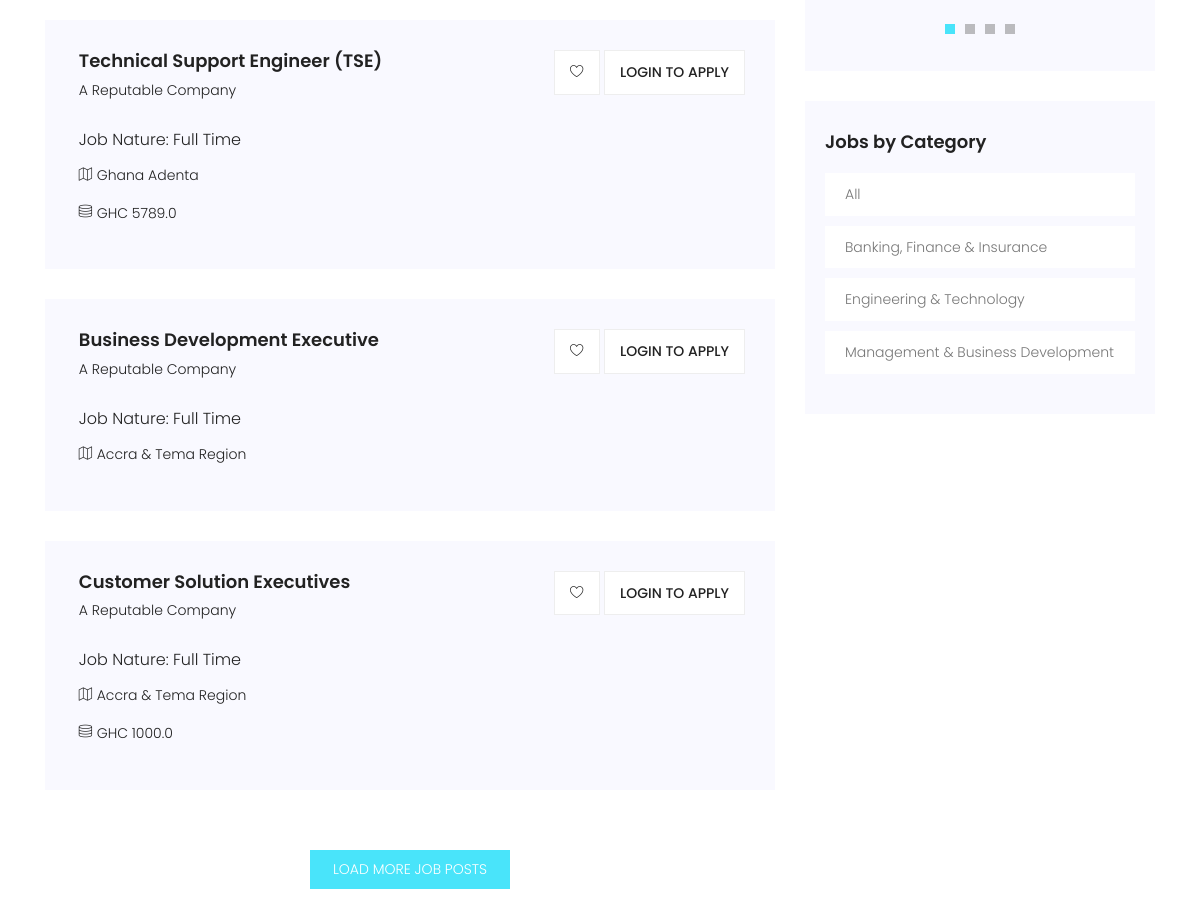
The app's page / (middle part), older data.
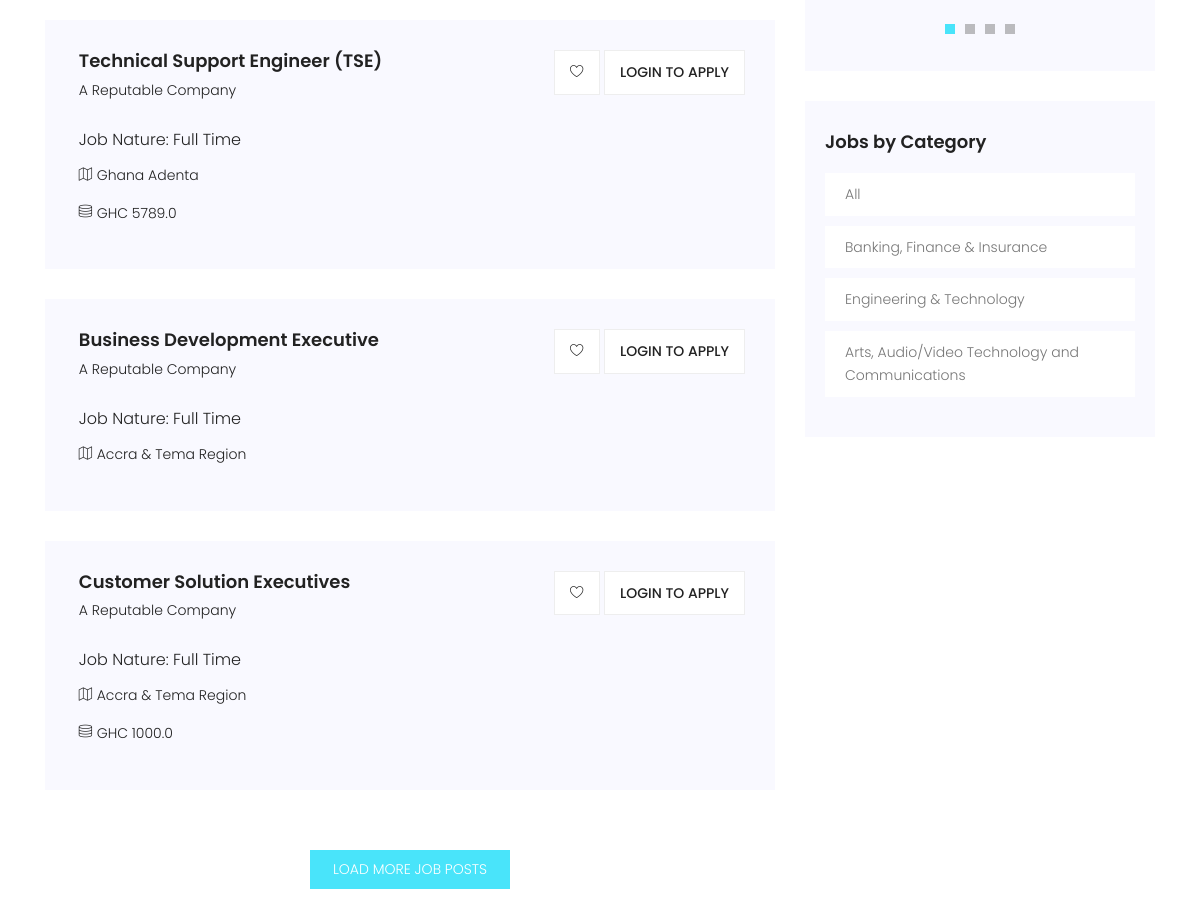
The same page, newer data.
### portal/models.py (models this page shows)
class Category(models.Model):
    category = models.CharField(max_length=100)
    created = models.DateTimeField(auto_now_add=True)
    class Meta:
        verbose_name_plural = 'Categories'
        ordering = ['id']
    def __str__(self):
        return self.category

### portal/views.py (the view)
# urls.py: path('', homePage, name="home"),
def homePage(request):
    filters = JobFilter(
        request.GET, queryset=Job.objects.filter(approved=True))
    result_filters = filters.qs
    context = {
        'filters': filters
    }
    if request.method == "GET" and 'search' in request.GET:
        return redirect('jobs')
    else:
        return render(request, 'portal/index.html', context)

### portal/context_processors.py (called while the page is built)
def Processors(request):
    jobs = Job.objects.filter(approved=True).order_by('-created')
    categories = Category.objects.all().order_by('id')
    blogs = Blog.objects.filter(published=True).order_by('-id')
    blog_count = blogs.count()
    return {
        'categories': categories,
        'jobs': jobs,
        'blog_count': blog_count,
        'blogs': blogs,
    }

### templates/portal/index.html (shortened to what this page needs)
{% extends 'base.html' %}
{% load static %}
{% block content %}
			<section class="post-area section-gap">
				<div class="container">
					<div class="row justify-content-center d-flex">
						<div class="col-lg-8 post-list">
							{% for job in jobs|slice:":5" %}
							<div class="single-post d-flex flex-row">
								<div class="details" style="width: 100% !important;">
									<div class="title d-flex flex-row justify-content-between">
										<div class="titles">
											<a href="{% url 'detail' job.slug %}"><h4>{{job.job_title}}</h4></a>
											<h6>{{job.company_name}}</h6>
										</div>
										<ul class="btns">
											<li><a href="{% url 'detail' job.slug %}"><span class="lnr lnr-heart"></span></a></li>
											{% if request.user.is_authenticated %}
											<li><a href="{% url 'detail' job.slug %}">Apply</a></li>
											{% else %}
											<li><a href="{% url 'login' %}">Login to apply</a></li>
											{% endif %}
										</ul>
									</div>
									<h5>Job Nature: {{job.job_type}}</h5>
									<p class="address"><span class="lnr lnr-map"></span> {{job.location}}</p>
									{% if job.salary %}
									<p class="address"><span class="lnr lnr-database"></span> GHC {{job.salary}}</p>
									{% endif %}
								</div>
							</div>
							{% endfor %}
							<a class="text-uppercase loadmore-btn mx-auto d-block" href="{% url 'jobs' %}">Load More job Posts</a>
						</div>
						<div class="col-lg-4 sidebar">
							<div class="single-slidebar">
								<div class="active-relatedjob-carusel">
								</div>
							</div>
								<div class="single-slidebar">
								<h4>Jobs by Category </h4>
								<ul class="cat-list">
								<li>
									<a class="justify-content-between d-flex" href="{% url 'jobs' %}">
									<p>All</p>
									</a>
									</li>
								{% for category in categories|slice:":10" %}
									<li>
									<a class="justify-content-between d-flex" href="{% url 'jobs' %}?category={{category.category}}">
									<p>{{category.category}}</p>
									</a>
									</li>
								{% endfor %}
								</ul>
							</div>
						</div>
					</div>
				</div>
			</section>
{% endblock content %}

Row changes from the older to the newer data that the page shows:
changed Category: category "Management & Business Development" → "Arts, Audio/Video Technology and Communications"
